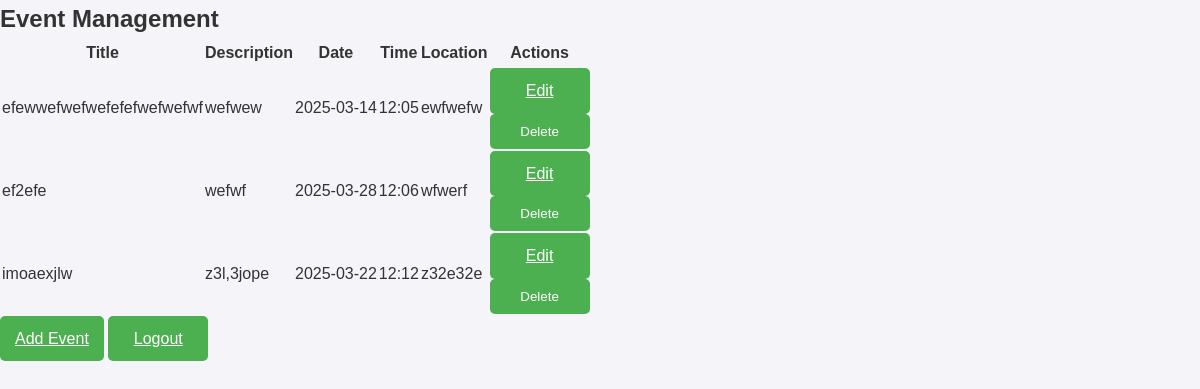
The page /events/list (signed in) on the database its author committed.
### models/models.py (models this page shows)
class Event(db.Model):
    id = db.Column(db.Integer, primary_key=True)
    title = db.Column(db.String(100), nullable=False)
    description = db.Column(db.Text, nullable=False)
    date = db.Column(db.String(20), nullable=False)
    time = db.Column(db.String(20), nullable=False)
    location = db.Column(db.String(100), nullable=False)
    user_id = db.Column(db.Integer, db.ForeignKey('user.id'))

### controllers/event_controller.py (the view)
@event_bp.route('/')
@event_bp.route('/list')
@login_required
def event_list():
    events = Event.query.filter_by(user_id=current_user.id).all()
    return render_template('event_list.html', events=events)

### app.py (called while the page is built)
@login_manager.user_loader
def load_user(user_id):
    return User.query.get(int(user_id))

### templates/event_list.html (shortened to what this page needs)
<!DOCTYPE html>
<html lang="en">
<head>
    <link rel="stylesheet" href="{{ url_for('static', filename='style.css') }}">
</head>
<body>
<div class="event-container">
    <h2 class="header">Event Management</h2>
    {% if not events %}
        <p class="no-events">No events found.</p>
    {% else %}
        <table class="event-table">
            <thead>
                <tr>
                    <th>Title</th>
                    <th>Description</th>
                    <th>Date</th>
                    <th>Time</th>
                    <th>Location</th>
                    <th>Actions</th>
                </tr>
            </thead>
            <tbody>
                {% for event in events %}
                <tr>
                    <td>{{ event.title }}</td>
                    <td>{{ event.description }}</td>
                    <td>{{ event.date }}</td>
                    <td>{{ event.time }}</td>
                    <td>{{ event.location }}</td>
                    <td class="action-buttons">
                        <a href="{{ url_for('events.edit_event', event_id=event.id) }}" class="btn blue">Edit</a>
                        <form method="POST" action="{{ url_for('events.delete_event', event_id=event.id) }}" class="delete-form">
                            <button type="submit" class="btn red">Delete</button>
                        </form>
                    </td>
                </tr>
                {% endfor %}
            </tbody>
        </table>
    {% endif %}
    <div class="button-container">
        <a href="{{ url_for('events.add_event') }}" class="btn green">Add Event</a>
        <a href="{{ url_for('auth.logout') }}" class="btn red">Logout</a>
    </div>
</div>
</body>
</html>

### static/style.css (style rules this page uses)
* { margin: 0; padding: 0; box-sizing: border-box; font-family: 'Poppins', sans-serif; }
body { background-color: #f4f4f9; color: #333; line-height: 1.6; transition: all 0.3s ease-in-out; }
button, .btn { background: #4CAF50; color: white; padding: 10px 20px; border: none; border-radius: 5px; cursor: pointer; transition: background 0.3s; }
button, .btn { display: inline-block; padding: 10px 15px; min-width: 100px; text-align: center; }

### rows shown on the page
Event: title "efewwefwefwefefefwefwefwf", description "wefwew", date "2025-03-14", time "12:05", location "ewfwefw"
Event: title "ef2efe", description "wefwf", date "2025-03-28", time "12:06", location "wfwerf"
Event: title "imoaexjlw", description "z3l,3jope", date "2025-03-22", time "12:12", location "z32e32e"
